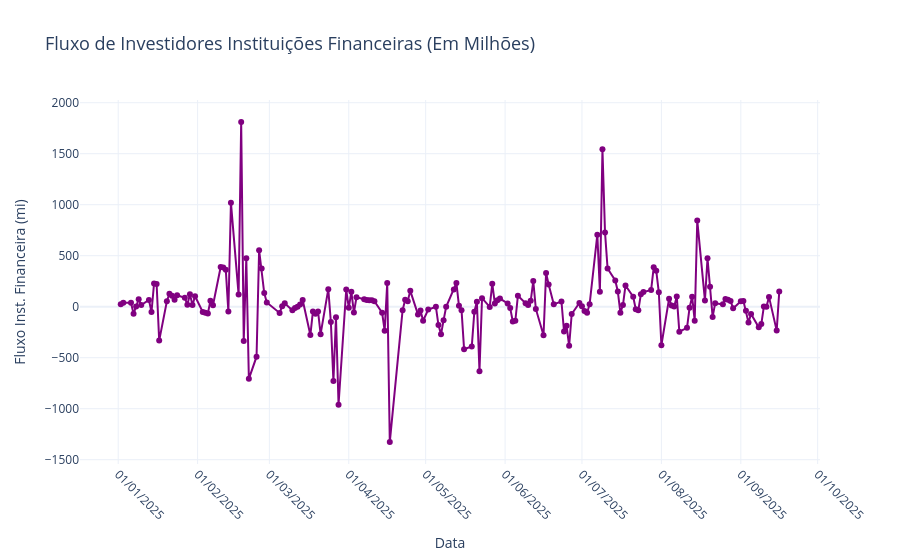

Notebook cell for this chart:
### Markdown cell above
# Fluxo de Investidores Inst. Financeira

### Code cell
import pandas as pd
import requests
from bs4 import BeautifulSoup
import plotly.graph_objects as go
from datetime import datetime

# URL do site
url = "https://www.dadosdemercado.com.br/fluxo"

# Fazer a requisição HTTP para obter o conteúdo da página
response = requests.get(url)
if response.status_code == 200:
    soup = BeautifulSoup(response.content, 'html.parser')

    # Encontrar a tabela na página
    tabela_html = soup.find('table')  # Localiza a primeira tabela na página
    if tabela_html:
        # Ler a tabela HTML com pandas
        tabela = pd.read_html(str(tabela_html))[0]

        # Verificar os nomes das colunas
        print("Colunas disponíveis na tabela:", tabela.columns)

        # Garantir que a coluna 'Data' esteja no formato datetime
        tabela['Data'] = pd.to_datetime(tabela['Data'], format='%d/%m/%Y', errors='coerce')

        # Verificar se a coluna 'Inst. Financeira' existe
        if 'Inst. Financeira' in tabela.columns:
            # Converter os valores da coluna 'Inst. Financeira' para numérico
            tabela['Inst. Financeira'] = tabela['Inst. Financeira'].str.replace(' mi', '')  # Remover 'mi'
            tabela['Inst. Financeira'] = tabela['Inst. Financeira'].str.replace('.', '', regex=False)  # Remover separadores de milhares
            tabela['Inst. Financeira'] = tabela['Inst. Financeira'].str.replace(',', '.', regex=False).astype(float)

            # Filtrar os dados a partir do início do ano atual
            inicio_ano = datetime(datetime.now().year, 1, 1)  # Primeiro dia do ano atual
            tabela_filtrada = tabela[tabela['Data'] >= inicio_ano]

            # Criar o gráfico de linha com a coluna 'Inst. Financeira'
            fig = go.Figure()

            # Adicionar a linha conectando os valores de 'Inst. Financeira'
            fig.add_trace(go.Scatter(
                x=tabela_filtrada['Data'],  # Eixo X: coluna Data
                y=tabela_filtrada['Inst. Financeira'],  # Eixo Y: fluxo inst. financeira
                mode='lines+markers',
                name='Inst. Financeira',
                line=dict(color='purple'),
                marker=dict(size=6, color='purple', symbol='circle')
            ))

            # Personalizar o layout
            fig.update_layout(
                title='Fluxo de Investidores Instituições Financeiras (Em Milhões)',
                xaxis_title='Data',
                yaxis_title='Fluxo Inst. Financeira (mi)',
                template='plotly_white',
                xaxis=dict(
                    tickformat='%d/%m/%Y',  # Formatar as datas no eixo X
                    tickangle=45,           # Rotacionar os rótulos do eixo X
                    showgrid=True,          # Mostrar linhas de grade no eixo X
                    tickmode='auto',        # Ajustar automaticamente os rótulos
                    nticks=10               # Limitar o número de rótulos no eixo X
                ),
                yaxis=dict(
                    showgrid=True,          # Mostrar linhas de grade no eixo Y
                    rangemode='tozero'      # Garantir que o eixo Y comece no zero
                ),
                title_font_size=18,
                xaxis_title_font_size=14,
                yaxis_title_font_size=14
            )

            # Exibir o gráfico
            fig.show()
        else:
            print("A coluna 'Inst. Financeira' não foi encontrada na tabela. Verifique os nomes das colunas.")
    else:
        print("Tabela não encontrada na página.")
else:
    print(f"Erro ao acessar o site: {response.status_code}")

### Figure 1 — Plotly figure (JSON) as saved in the notebook; plotly's stock layout.template omitted (floating-point values rounded to 4 significant figures; data arrays with more than 128 entries replaced by an {"elided": "..."} marker saying what was removed)
{"data": [{"line": {"color": "purple"}, "marker": {"color": "purple", "size": 6, "symbol": "circle"}, "mode": "lines+markers", "name": "Inst. Financeira", "type": "scatter", "x": {"elided": "178 str values"}, "y": {"elided": "178 float values"}}], "layout": {"title": {"font": {"size": 18}, "text": "Fluxo de Investidores Instituições Financeiras (Em Milhões)"}, "xaxis": {"nticks": 10, "showgrid": true, "tickangle": 45, "tickformat": "%d/%m/%Y", "tickmode": "auto", "title": {"font": {"size": 14}, "text": "Data"}}, "yaxis": {"rangemode": "tozero", "showgrid": true, "title": {"font": {"size": 14}, "text": "Fluxo Inst. Financeira (mi)"}}}}
